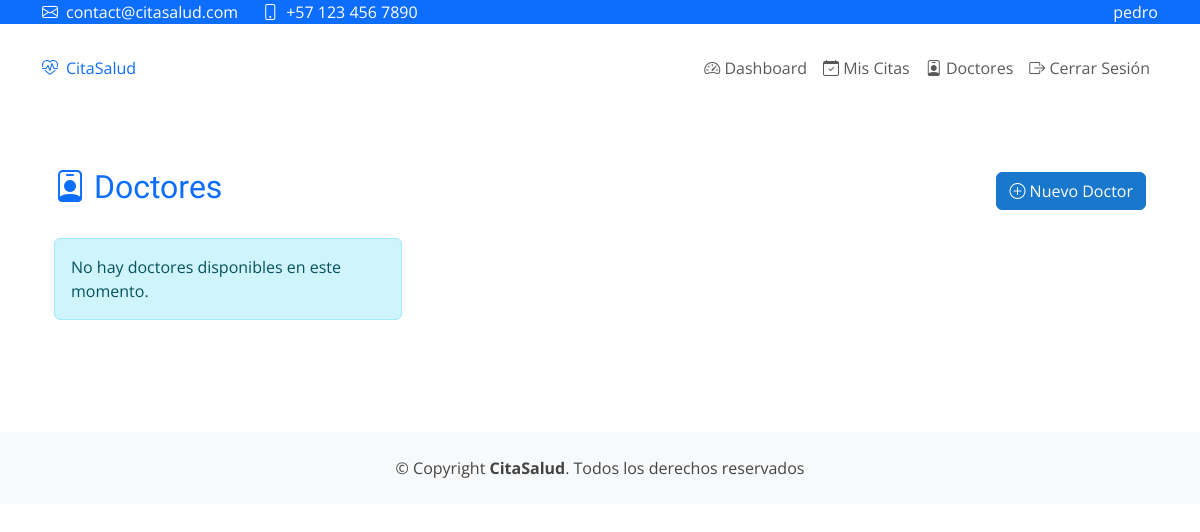
The page /dashboard/doctores/ (signed in) on the database as committed earlier.
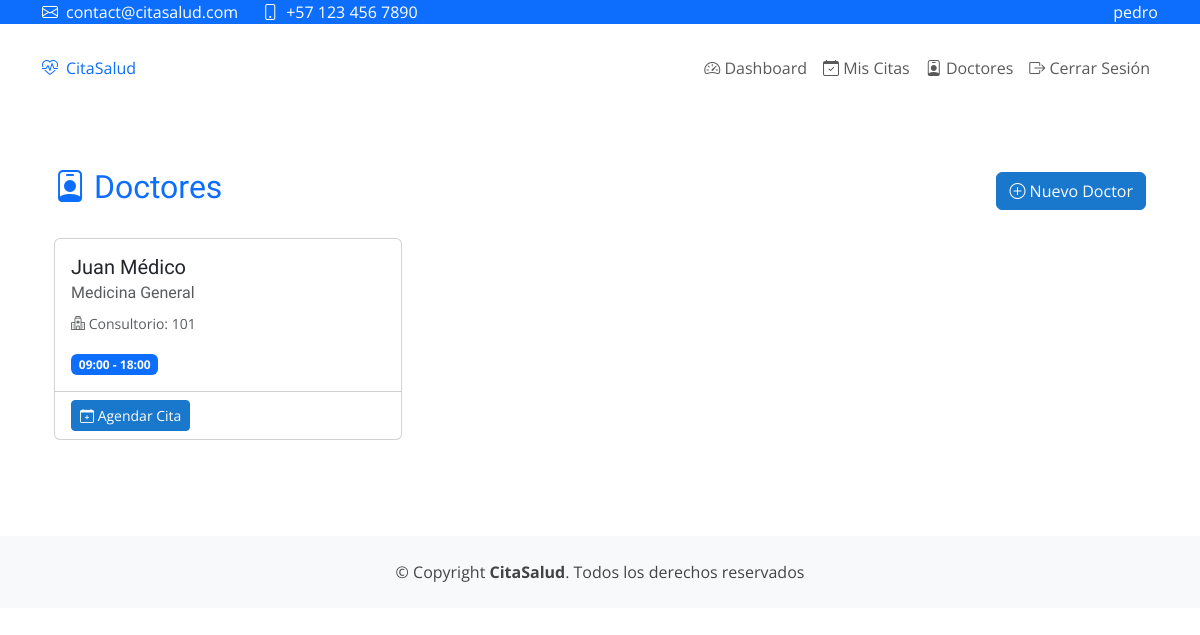
The same page on the database as committed later.
### app_citas/models.py (models this page shows, shortened)
class Doctor(models.Model):
    usuario = models.OneToOneField(User, on_delete=models.CASCADE)
    numero_colegiado = models.CharField(max_length=50, blank=True, null=True)
    especialidad_principal = models.ForeignKey(
        Especialidad,
        on_delete=models.CASCADE,
        related_name='doctores_principal'
    )
    especialidades_adicionales = models.ManyToManyField(
        Especialidad,
        related_name='doctores_adicionales',
        blank=True
    )
    titulo = models.CharField(max_length=100, blank=True)
    consultorio = models.CharField(max_length=50, blank=True)
    biografia = models.TextField(blank=True)
    activo = models.BooleanField(default=True)
    horario_inicio = models.TimeField(default='09:00')
    horario_fin = models.TimeField(default='18:00')
    class Meta:
        verbose_name = "Doctor"
        verbose_name_plural = "Doctores"

class Especialidad(models.Model):
    nombre = models.CharField(max_length=100)
    descripcion = models.TextField()
    icono = models.CharField(max_length=50, help_text="Nombre del ícono de FontAwesome", default="fa-stethoscope")
    color = models.CharField(max_length=20, default="primary")
    activo = models.BooleanField(default=True)
    created_at = models.DateTimeField(auto_now_add=True)
    updated_at = models.DateTimeField(auto_now=True)
    class Meta:
        verbose_name_plural = "Especialidades"
        ordering = ['nombre']
    def __str__(self):
        return self.nombre

### app_citas/views.py (the view)
# urls.py: path('doctores/', views.lista_doctores, name='lista_doctores'),
@login_required
def lista_doctores(request):
    doctores = Doctor.objects.select_related('usuario', 'especialidad_principal').filter(activo=True)
    return render(request, 'app_citas/doctores/lista_doctores.html', {
        'doctores': doctores
    })

### templates/app_citas/doctores/lista_doctores.html (shortened to what this page needs)
{% extends 'base.html' %}
{% load static %}
{% block content %}
<div class="container py-4">
    <div class="d-flex justify-content-between align-items-center mb-4">
        <h2 class="text-primary">
            <i class="bi bi-person-badge"></i> Doctores
        </h2>
        {% if user.is_staff %}
        <a href="{% url 'admin:app_citas_doctor_add' %}" class="btn btn-primary">
            <i class="bi bi-plus-circle"></i> Nuevo Doctor
        </a>
        {% endif %}
    </div>
    <div class="row row-cols-1 row-cols-md-3 g-4">
        {% for doctor in doctores %}
        <div class="col">
            <div class="card h-100">
                <div class="card-body">
                    <h5 class="card-title">{{ doctor.usuario.get_full_name }}</h5>
                    <h6 class="card-subtitle mb-2 text-muted">{{ doctor.especialidad_principal }}</h6>
                    <p class="card-text">
                        <small class="text-muted">
                            <i class="bi bi-hospital"></i> Consultorio: {{ doctor.consultorio }}
                        </small>
                    </p>
                    <div class="mt-3">
                        <span class="badge bg-primary">
                            {{ doctor.horario_inicio|time:"H:i" }} - {{ doctor.horario_fin|time:"H:i" }}
                        </span>
                    </div>
                </div>
                <div class="card-footer bg-transparent">
                    {% if user.paciente %}
                    <a href="{% url 'app_citas:crear_cita' %}?doctor={{ doctor.id }}" class="btn btn-primary btn-sm">
                        <i class="bi bi-calendar-plus"></i> Agendar Cita
                    </a>
                    {% endif %}
                </div>
            </div>
        </div>
        {% empty %}
        <div class="col-12">
            <div class="alert alert-info">
                No hay doctores disponibles en este momento.
            </div>
        </div>
        {% endfor %}
    </div>
</div>
{% endblock %}

### templates/base.html (shortened to what this page needs)
{% load static %}
<!DOCTYPE html>
<html lang="es">
<head>
    <link href="https://cdn.jsdelivr.net/npm/bootstrap@5.3.0/dist/css/bootstrap.min.css" rel="stylesheet">
    <link href="https://cdn.jsdelivr.net/npm/bootstrap-icons@1.10.0/font/bootstrap-icons.css" rel="stylesheet">
    <link href="{% static 'css/main.css' %}" rel="stylesheet">
</head>
<body>
    <div id="topbar" class="fixed-top bg-primary">
        <div class="container d-flex justify-content-between align-items-center">
            <div class="contact-info d-flex align-items-center text-white">
                <i class="bi bi-envelope me-2"></i> contact@citasalud.com
                <i class="bi bi-phone ms-4 me-2"></i> +57 123 456 7890
            </div>
            {% if user.is_authenticated %}
            <div class="d-flex align-items-center">
                <span class="text-white">{{ user.get_full_name|default:user.username }}</span>
            </div>
            {% endif %}
        </div>
    </div>
    <header id="header" class="fixed-top" style="margin-top: 40px;">
        <div class="container d-flex align-items-center justify-content-between">
            <a href="{% url 'app_citas:dashboard' %}" class="logo d-flex align-items-center">
                <i class="bi bi-heart-pulse text-primary me-2"></i>
                <span class="text-primary">CitaSalud</span>
            </a>
            <nav class="navbar navbar-expand-lg">
                <div class="collapse navbar-collapse" id="navbarNav">
                    <ul class="navbar-nav ms-auto">
                        {% if user.is_authenticated %}
                            <li class="nav-item">
                                <a class="nav-link" href="{% url 'app_citas:dashboard' %}">
                                    <i class="bi bi-speedometer2"></i> Dashboard
                                </a>
                            </li>
                            <li class="nav-item">
                                <a class="nav-link" href="{% url 'app_citas:lista_citas' %}">
                                    <i class="bi bi-calendar-check"></i> Mis Citas
                                </a>
                            </li>
                            <li class="nav-item">
                                <a class="nav-link" href="{% url 'app_citas:lista_doctores' %}">
                                    <i class="bi bi-person-badge"></i> Doctores
                                </a>
                            </li>
                            <li class="nav-item">
                                <a class="nav-link" href="{% url 'logout' %}">
                                    <i class="bi bi-box-arrow-right"></i> Cerrar Sesión
                                </a>
                            </li>
                        {% endif %}
                    </ul>
                </div>
            </nav>
        </div>
    </header>
    <main id="main" style="margin-top: 120px;">
        <div class="container py-4">
            {% block content %}{% endblock %}
        </div>
    </main>
    <footer id="footer" class="bg-light mt-5">
        <div class="container py-4">
            <div class="copyright text-center">
                &copy; Copyright <strong><span>CitaSalud</span></strong>. Todos los derechos reservados
            </div>
        </div>
    </footer>
</body>
</html>

### static/css/main.css (style rules this page uses)
:root { --primary-color: #1977cc; --secondary-color: #2c4964; --accent-color: #65c9cd; }
body { font-family: "Open Sans", sans-serif; color: #444444; }
a { color: var(--primary-color); text-decoration: none; }
h1, h2, h3, h4, h5, h6 { font-family: "Raleway", sans-serif; }
.btn-primary { background: var(--primary-color); border-color: var(--primary-color); }

Rows that differ between the two databases and show on the page:
added Doctor: usuario.get_full_name "Juan Médico", especialidad_principal "Medicina General", consultorio "101", horario_inicio "09:00", horario_fin "18:00"
Other text that changed with them:
text no longer shown: "No hay doctores disponibles en este momento."
